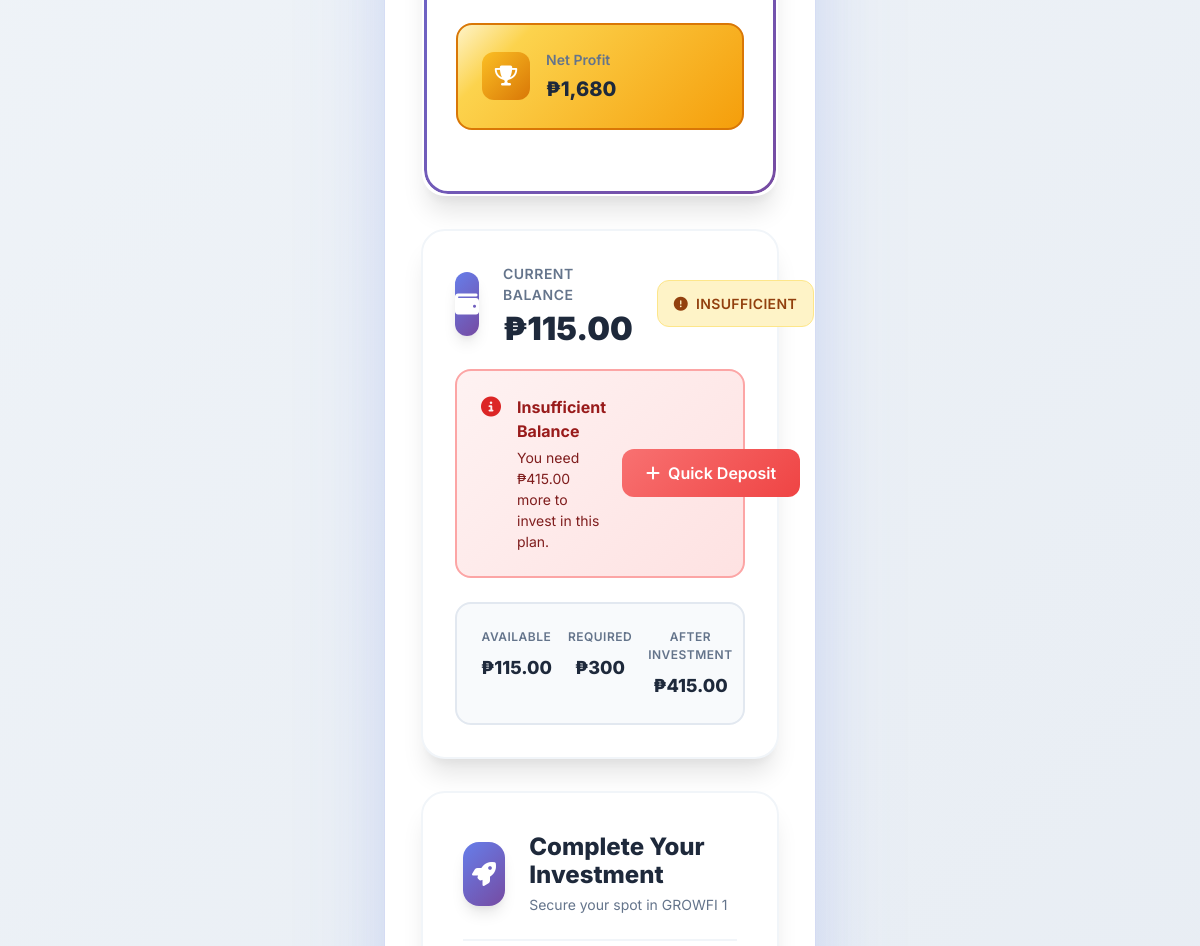
Page /invest/1/ (signed in, middle part) on the earlier database version.
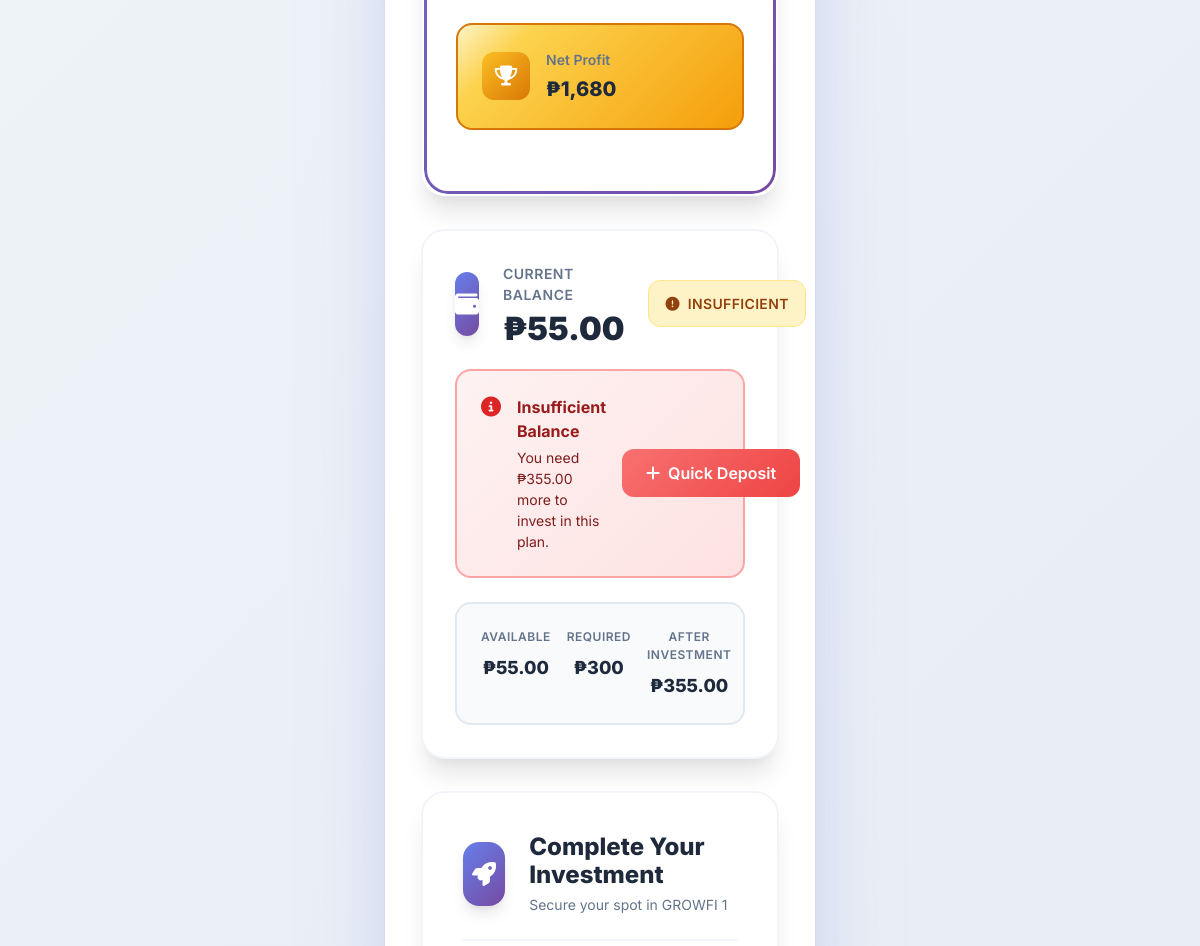
Same page on the later database version.
### myproject/models.py (models this page shows, shortened)
class UserProfile(models.Model):
    user = models.OneToOneField(User, on_delete=models.CASCADE)
    phone_number = models.CharField(max_length=15, blank=True)
    address = models.TextField(blank=True)
    balance = models.DecimalField(max_digits=12, decimal_places=2, default=0.00)
    withdrawable_balance = models.DecimalField(max_digits=12, decimal_places=2, default=0.00)  # Only earnings
    non_withdrawable_bonus = models.DecimalField(max_digits=12, decimal_places=2, default=0.00)  # Registration bonus
    total_earnings = models.DecimalField(max_digits=12, decimal_places=2, default=0.00)
    total_invested = models.DecimalField(max_digits=12, decimal_places=2, default=0.00)
    registration_bonus_claimed = models.BooleanField(default=False)
    is_verified = models.BooleanField(default=False)
    profile_picture = models.ImageField(upload_to='profile_pics/', blank=True, null=True)
    valid_id = models.ImageField(upload_to='documents/', blank=True, null=True)
    proof_of_address = models.ImageField(upload_to='documents/', blank=True, null=True)
    referral_code = models.CharField(max_length=20, unique=True, blank=True)
    referred_by = models.ForeignKey(User, on_delete=models.SET_NULL, null=True, blank=True, related_name='referrals')
    date_joined = models.DateTimeField(auto_now_add=True)

class InvestmentPlan(models.Model):
    name = models.CharField(max_length=100)
    minimum_amount = models.DecimalField(max_digits=10, decimal_places=2)
    maximum_amount = models.DecimalField(max_digits=10, decimal_places=2)
    daily_return_rate = models.DecimalField(max_digits=15, decimal_places=10)  # Percentage
    duration_days = models.IntegerField(default=30)
    is_active = models.BooleanField(default=True)
    created_at = models.DateTimeField(auto_now_add=True)
    @property
    def daily_profit(self):
        mapping = {
            'GROWFI 1': Decimal('56'),   # ₱300 price, 30 days => 1680 total
            'GROWFI 2': Decimal('88'),   # ₱700 price, 30 days => 2640 total
            'GROWFI 3': Decimal('150'),  # ₱2200 price, 60 days => 4500 total
            'GROWFI 4': Decimal('190'),  # ₱3500 price, 60 days => 11400 total
            'GROWFI 5': Decimal('250'),  # ₱5000 price, 90 days => 22500 total
            'GROWFI 6': Decimal('350'),  # ₱7000 price, 120 days => 42000 total
            'GROWFI 7': Decimal('450'),  # ₱9000 price, 140 days => 63000 total
            'GROWFI 8': Decimal('550'),  # ₱11000 price, 140 days => 77000 total
        }
        if self.name in mapping:
            return mapping[self.name]
        return (self.minimum_amount * (self.daily_return_rate or Decimal('0'))) / 100
    @property
    def total_revenue(self):
        mapping = {
            'GROWFI 1': Decimal('1680'),
            'GROWFI 2': Decimal('2640'),
            'GROWFI 3': Decimal('4500'),   # User specified 4500 (not 9000)
            'GROWFI 4': Decimal('11400'),
            'GROWFI 5': Decimal('22500'),
            'GROWFI 6': Decimal('42000'),  # User specified 42000 (not 30000)
            'GROWFI 7': Decimal('63000'),
            'GROWFI 8': Decimal('77000'),  # ₱11000 investment, 140 days, ₱550 daily => 77000 total
        }
        if self.name in mapping:
            return mapping[self.name]
        return self.daily_profit * self.duration_days
    @property
    def net_profit(self):
        return self.total_revenue

### myproject/views.py (the view, shortened to what this page needs)
# urls.py: path('invest/<int:plan_id>/', views.make_investment, name='make_investment'),
@login_required
def make_investment(request, plan_id):
    plan = get_object_or_404(InvestmentPlan, id=plan_id, is_active=True)
    profile = UserProfile.objects.get(user=request.user)
    return render(request, 'myproject/make_investment.html', {'plan': plan, 'profile': profile})

### myproject/context_processors.py (called while the page is built)
def notification_count(request):
    if request.user.is_authenticated:
        unread_count = Notification.objects.filter(
            user=request.user,
            is_read=False,
        ).count()
        return {"unread_notifications_count": unread_count}
    return {"unread_notifications_count": 0}

def firebase_client_config(request):
    config = getattr(settings, "FIREBASE_CLIENT_CONFIG", None)
    return {"FIREBASE_CLIENT_CONFIG": config}

### myproject/templatetags/investment_extras.py (called while the page is built)
@register.filter
def format_currency(value):
    try:
        return "{:,.0f}".format(float(value))
    except (ValueError, TypeError):
        return "0"

### myproject/templates/myproject/make_investment.html (shortened to what this page needs)
{% extends 'myproject/dashboard_base.html' %}
{% load investment_extras %}
{% block content %}
<div class="container-fluid">
    <div class="plan-summary-card">
        <div class="plan-summary-details">
            <div class="details-grid">
                <div class="detail-card highlight">
                    <div class="detail-icon gold">
                        <i class="fas fa-trophy"></i>
                    </div>
                    <div class="detail-content">
                        <span class="detail-label">Net Profit</span>
                        <span class="detail-value">₱{{ plan.net_profit|format_currency }}</span>
                    </div>
                </div>
            </div>
        </div>
    </div>
    <div class="balance-card">
        <div class="balance-header">
            <div class="balance-icon">
                <i class="fas fa-wallet"></i>
            </div>
            <div class="balance-content">
                <span class="balance-label">Current Balance</span>
                <span class="balance-amount">₱{{ profile.balance|floatformat:2 }}</span>
            </div>
            <div class="balance-status">
                {% if profile.balance >= plan.minimum_amount %}
                <div class="status-badge success">
                    <i class="fas fa-check-circle"></i>
                    <span>Sufficient</span>
                </div>
                {% else %}
                <div class="status-badge warning">
                    <i class="fas fa-exclamation-circle"></i>
                    <span>Insufficient</span>
                </div>
                {% endif %}
            </div>
        </div>
        {% if profile.balance < plan.minimum_amount %}
        <div class="insufficient-balance">
            <div class="alert-content">
                <i class="fas fa-info-circle"></i>
                <div class="alert-text">
                    <strong>Insufficient Balance</strong>
                    <p>You need ₱{{ plan.minimum_amount|add:profile.balance|floatformat:2 }} more to invest in this plan.</p>
                </div>
            </div>
            <a href="{% url 'deposit' %}" class="quick-deposit-btn">
                <i class="fas fa-plus"></i>
                Quick Deposit
            </a>
        </div>
        {% endif %}
        <div class="balance-analytics">
            <div class="analytics-item">
                <span class="analytics-label">Available</span>
                <span class="analytics-value">₱{{ profile.balance|floatformat:2 }}</span>
            </div>
            <div class="analytics-item">
                <span class="analytics-label">Required</span>
                <span class="analytics-value">₱{{ plan.minimum_amount|floatformat:0 }}</span>
            </div>
            <div class="analytics-item">
                <span class="analytics-label">After Investment</span>
                <span class="analytics-value">₱{{ profile.balance|add:plan.minimum_amount|floatformat:2 }}</span>
            </div>
        </div>
    </div>
    <div class="investment-form-card">
        <div class="form-header">
            <div class="form-icon">
                <i class="fas fa-rocket"></i>
            </div>
            <div class="form-title">
                <h3>Complete Your Investment</h3>
                <p>Secure your spot in {{ plan.name }}</p>
            </div>
        </div>
            </div>
    </div>
</div>
{% endblock %}

Differences in the rows shown:
changed through a linked row, InvestmentPlan "GROWFI 1": minimum_amount|add "415.00" → "355.00"
changed UserProfile: balance "115.00" → "55.00"; balance|add "415.00" → "355.00"
